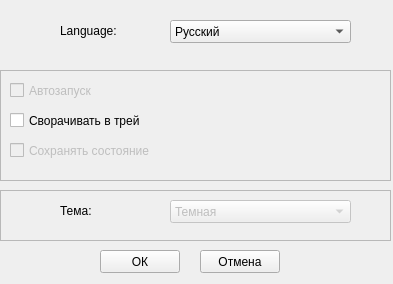
<?xml version="1.0" encoding="UTF-8"?>
<ui version="4.0">
 <class>SettingsDialog</class>
 <widget class="QWidget" name="SettingsDialog">
  <property name="geometry">
   <rect>
    <x>0</x>
    <y>0</y>
    <width>393</width>
    <height>284</height>
   </rect>
  </property>
  <property name="windowTitle">
   <string>Настройки</string>
  </property>
  <property name="windowIcon">
   <iconset theme="preferences-desktop">
    <normaloff>../</normaloff>../</iconset>
  </property>
  <widget class="QComboBox" name="langCombo">
   <property name="geometry">
    <rect>
     <x>170</x>
     <y>20</y>
     <width>181</width>
     <height>23</height>
    </rect>
   </property>
   <item>
    <property name="text">
     <string>Русский</string>
    </property>
   </item>
   <item>
    <property name="text">
     <string>Українська</string>
    </property>
   </item>
   <item>
    <property name="text">
     <string>Беларускі</string>
    </property>
   </item>
   <item>
    <property name="text">
     <string>English</string>
    </property>
   </item>
   <item>
    <property name="text">
     <string>Deutsch</string>
    </property>
   </item>
   <item>
    <property name="text">
     <string>Français</string>
    </property>
   </item>
   <item>
    <property name="text">
     <string>Italiano</string>
    </property>
   </item>
  </widget>
  <widget class="QLabel" name="label">
   <property name="geometry">
    <rect>
     <x>60</x>
     <y>15</y>
     <width>111</width>
     <height>31</height>
    </rect>
   </property>
   <property name="text">
    <string>Language:</string>
   </property>
  </widget>
  <widget class="QFrame" name="frame_2">
   <property name="geometry">
    <rect>
     <x>0</x>
     <y>70</y>
     <width>391</width>
     <height>111</height>
    </rect>
   </property>
   <property name="frameShape">
    <enum>QFrame::StyledPanel</enum>
   </property>
   <property name="frameShadow">
    <enum>QFrame::Raised</enum>
   </property>
   <widget class="QCheckBox" name="autostartCheck">
    <property name="enabled">
     <bool>false</bool>
    </property>
    <property name="geometry">
     <rect>
      <x>10</x>
      <y>10</y>
      <width>371</width>
      <height>21</height>
     </rect>
    </property>
    <property name="text">
     <string>Автозапуск</string>
    </property>
   </widget>
   <widget class="QCheckBox" name="trayCheck">
    <property name="geometry">
     <rect>
      <x>10</x>
      <y>40</y>
      <width>371</width>
      <height>21</height>
     </rect>
    </property>
    <property name="text">
     <string>Сворачивать в трей</string>
    </property>
   </widget>
   <widget class="QCheckBox" name="saveStateCheck">
    <property name="enabled">
     <bool>false</bool>
    </property>
    <property name="geometry">
     <rect>
      <x>10</x>
      <y>70</y>
      <width>371</width>
      <height>21</height>
     </rect>
    </property>
    <property name="text">
     <string>Сохранять состояние</string>
    </property>
   </widget>
  </widget>
  <widget class="QFrame" name="frame_4">
   <property name="geometry">
    <rect>
     <x>0</x>
     <y>190</y>
     <width>391</width>
     <height>51</height>
    </rect>
   </property>
   <property name="frameShape">
    <enum>QFrame::StyledPanel</enum>
   </property>
   <property name="frameShadow">
    <enum>QFrame::Raised</enum>
   </property>
   <widget class="QFrame" name="frame_5">
    <property name="geometry">
     <rect>
      <x>0</x>
      <y>185</y>
      <width>391</width>
      <height>51</height>
     </rect>
    </property>
    <property name="frameShape">
     <enum>QFrame::StyledPanel</enum>
    </property>
    <property name="frameShadow">
     <enum>QFrame::Raised</enum>
    </property>
   </widget>
   <widget class="QComboBox" name="comboBox_3">
    <property name="geometry">
     <rect>
      <x>170</x>
      <y>195</y>
      <width>181</width>
      <height>23</height>
     </rect>
    </property>
   </widget>
   <widget class="QLabel" name="label_3">
    <property name="geometry">
     <rect>
      <x>60</x>
      <y>190</y>
      <width>111</width>
      <height>31</height>
     </rect>
    </property>
    <property name="text">
     <string>Language:</string>
    </property>
   </widget>
  </widget>
  <widget class="QComboBox" name="themeCombo">
   <property name="enabled">
    <bool>false</bool>
   </property>
   <property name="geometry">
    <rect>
     <x>170</x>
     <y>200</y>
     <width>181</width>
     <height>23</height>
    </rect>
   </property>
   <item>
    <property name="text">
     <string>Темная</string>
    </property>
   </item>
   <item>
    <property name="text">
     <string>Светлая</string>
    </property>
   </item>
  </widget>
  <widget class="QLabel" name="label_4">
   <property name="geometry">
    <rect>
     <x>60</x>
     <y>190</y>
     <width>111</width>
     <height>41</height>
    </rect>
   </property>
   <property name="text">
    <string>Тема:</string>
   </property>
  </widget>
  <widget class="QPushButton" name="okButton">
   <property name="geometry">
    <rect>
     <x>100</x>
     <y>250</y>
     <width>80</width>
     <height>23</height>
    </rect>
   </property>
   <property name="text">
    <string>ОК</string>
   </property>
   <property name="icon">
    <iconset theme="edit-redo"/>
   </property>
  </widget>
  <widget class="QPushButton" name="cancelButton">
   <property name="geometry">
    <rect>
     <x>200</x>
     <y>250</y>
     <width>80</width>
     <height>23</height>
    </rect>
   </property>
   <property name="text">
    <string>Отмена</string>
   </property>
   <property name="icon">
    <iconset theme="edit-delete"/>
   </property>
  </widget>
 </widget>
 <resources/>
 <connections/>
</ui>
